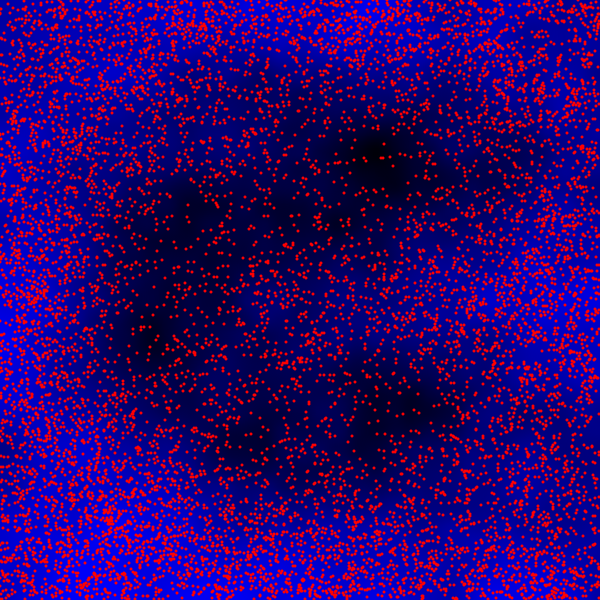
Frame 1 (no input)
Frame 60 (the mouse pressed at the canvas centre just before this capture): identical to frame 1, image omitted
Frame 120 (the mouse held since frame 60 and released just before this capture): identical to frame 1, image omitted

The Processing sketch that drew this single still picture (run headless with seeded random() and noise(); from frame 60 on, the mouse is pressed at the canvas centre):

// Processing sketch: TerrainGenDF
// ── TerrainGenDF.pde
Map map;

void setup(){
  
  size(600, 600);
  
  map = new Map(600, 600);
  //map.createHeightMap((int)random((int)Double.POSITIVE_INFINITY));
  //while(map.getLandPercentage()<0.2){
  //  println("Land percentage: ", map.getLandPercentage()*100,"%");
  //  println("Shore to land percentage: ", map.getShorePercentage()*100,"%");
  //  println("Shore Complexity: ",map.getShoreComplexity());
  //  println("Regenerating...");
  //  map.createHeightMap((int)random((int)Double.POSITIVE_INFINITY));
  //}
  //map.createHumidityMap((int)random((int)Double.POSITIVE_INFINITY));
  
  map.createHeightMap(2033602432);
  map.createHumidityMap(1084556160);
  map.createDrainageMap(0);
  map.createRivers();
  
  map.render();
}
 
void draw(){
  
}

// ── Map.pde
import java.util.Arrays;
class Map{
  
  final int MAX_HEIGHT_BEFORE = 100;
  final int SEA_LEVEL = 25;
  
  int mapX, mapY;
  
  int[][] heightMap;
  float[][] humidityMap;
  float[][] drainageMap;
  float[][] riverMap;
  
  float landPercentage = 0;
  float shorePercentage = 0;
  float shoreComplexity = 0;
  
  public Map(int x, int y){
    this.mapX = x;
    this.mapY = y;
    heightMap = new int[x][y];
    humidityMap = new float[x][y];
    drainageMap = new float[x][y];
    riverMap = new float[x][y];
  }
  
  public void createHeightMap(int seed){
    println("Seed: ",seed);
    noiseSeed(seed);
    println("Generating height map...");
    float[] offsetsX = {4f/mapX};
    float[] offsetsY = {4f/mapY};
    for(int i = 0;i < mapX;i++){
      for(int j = 0;j < mapY;j++){
        float distM = dist(i, j, mapX/2, mapY/2);
        if(distM > mapX/4){
          distM = map(distM, mapX/2, mapX/4, 2, -2);
          distM = map((float)(1/(1+Math.exp(-distM))), (float)(1/(1+Math.exp(-2))), (float)(1/(1+Math.exp(2))), 1, 0);
          distM = min(distM, 1);
        }else{
          distM = 0;
        }
        heightMap[i][j] = (int)((noise(i*offsetsX[0], j*offsetsY[0])-distM)*MAX_HEIGHT_BEFORE);
      }
    }
    calcInfo();
  }
  
  public void createHumidityMap(int seed){
    println("Seed: ",seed);
    noiseSeed(seed);
    println("Generating humidity map...");
    float[] offsetsX = {4f/mapX};
    float[] offsetsY = {4f/mapY};
    for(int i = 0;i < mapX;i++){
      for(int j = 0;j < mapY;j++){
        humidityMap[i][j] = noise(i*offsetsX[0], j*offsetsY[0]);
        humidityMap[i][j] -= map(heightMap[i][j], 0, MAX_HEIGHT_BEFORE, 0, 0.5f);
        humidityMap[i][j] = max(humidityMap[i][j], 0);
      }
    }
  }
  
  public void createDrainageMap(int seed){
    println("Seed: ",seed);
    noiseSeed(seed);
    println("Generating drainage map...");
    float shift = mapX*10;
    float[] offsetsX = {4f/mapX};
    float[] offsetsY = {4f/mapY};
    for(int i = 0;i < mapX;i++){
      for(int j = 0;j < mapY;j++){
        drainageMap[i][j] =min(noise(i*offsetsX[0], j*offsetsY[0]), noise(i*offsetsX[0]+shift, j*offsetsY[0]+shift));
      }
    }
  }
  
  public void createRivers(){
    for(int i = 0;i < mapX;i++){
      for(int j = 0;j < mapY;j++){
        if(humidityMap[i][j]>random(1)&&5>random(100)){
          riverMap[i][j] = humidityMap[i][j];
        }
      }
    }
  }
  
  public void calcInfo(){
    int shoreCount = 0;
    int landCount = 0;
    ArrayList<Float> shoreDist = new ArrayList<Float>();
    for(int i = 0;i < mapX;i++){
      for(int j = 0;j < mapY;j++){
        if(heightMap[i][j] >= SEA_LEVEL){
          landCount++;
          for(int im = -1;im < 2;im++){
            for(int jm = -1;jm < 2;jm++){
              try{
                if(heightMap[i+im][j+jm] < SEA_LEVEL){
                  shoreCount++;
                  shoreDist.add(map(dist(i, j, mapX/2, mapY/2), 0, mapX/2, 0, 1));
                  im=2;
                  break;
                }
              }catch(ArrayIndexOutOfBoundsException e){
              }
            }
          }
        }
      }
    }
    landPercentage = (float)landCount/(mapX*mapY);
    shorePercentage = (float)shoreCount/landCount;
    //float[] shoreDistArr = new float[shoreDist.size()];
    int[] distribution = new int[10];
    for(int i = 0;i < shoreDist.size();i++){
      for(int j = 0;j < distribution.length;j++){
        if(shoreDist.get(i) < (float)1/distribution.length*(j+1)){
          distribution[j]++;
          break;
        }
      }
    }
    float distributionAvg = 0;
    for(int i = 0;i < distribution.length;i++){
      distributionAvg+=distribution[i];
    }
    distributionAvg/=distribution.length;
    float distributionDiff = 0;
    for(int i = 0;i < distribution.length;i++){
      distributionDiff += abs(distribution[i]-distributionAvg);
    }
    shoreComplexity = distributionDiff;
  }
  
  public void render(){
    noStroke();
    float scaleX = (float)width/mapX;
    float scaleY = (float)height/mapY;
    for(int i = 0;i < mapX;i++){
      for(int j = 0;j < mapY;j++){
        fill(map(heightMap[i][j],0,MAX_HEIGHT_BEFORE,0,255),0,0);
        if(heightMap[i][j] < SEA_LEVEL){
          fill(0,0,map(heightMap[i][j],0,MAX_HEIGHT_BEFORE,100,255));
        }
        //rect(i*scaleX, j*scaleY, scaleX, scaleY);
        
        fill(0, 0, humidityMap[i][j]*255);
        rect(i*scaleX, j*scaleY, scaleX, scaleY);
      }
    }
    for(int i = 0;i < mapX;i++){
      for(int j = 0;j < mapY;j++){
        if(riverMap[i][j]!=0){
          fill(255, 0, 0);
          ellipse(i*scaleX, j*scaleY, 3, 3);
        }
      }
    }
    
    println("Land percentage: ", landPercentage*100,"%");
    println("Shore to land percentage: ", shorePercentage*100,"%");
    println("Shore Complexity: ", shoreComplexity);
    
  }
  
  public float getLandPercentage(){
    return landPercentage;
  }
  
  public float getShorePercentage(){
    return shorePercentage;
  }
  
  public float getShoreComplexity(){
    return shoreComplexity;
  }
  
}
